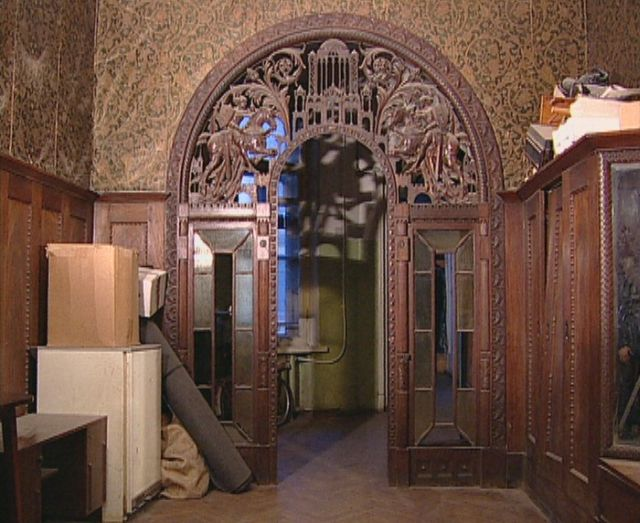
#> input picture Chapter002/images/communal_apartments_01.jpg, 640 x 523 px
$ python HistogramClassifier.py
#> lines starting #> are read from the running program, lines starting #| are printed output that depends on the picture
#!/usr/bin/env python


import numpy # Hint to PyInstaller
import cv2
import scipy.io
import scipy.sparse

class HistogramClassifier(object):

    def __init__(self):

        self.verbose = False
        self.minimumSimilarityForPositiveLabel = 0.075

        self._channels = range(3)
        self._histSize = [256] * 3
        self._ranges = [0, 255] * 3
        self._references = {}

    def _createNormalizedHist(self, image, sparse):
        # Create the histogram.
        hist = cv2.calcHist([image], self._channels, None,
                            self._histSize, self._ranges)
        # Normalize the histogram.
        hist[:] = hist * (1.0 / numpy.sum(hist))
        # Convert the histogram to one column for efficient storage.
        hist = hist.reshape(16777216, 1)  # 16777216 == pow(2, 24)
        if sparse:
            # Convert the histogram to a sparse matrix.
            hist = scipy.sparse.csc_matrix(hist)
        return hist

    def addReference(self, image, label):
        hist = self._createNormalizedHist(image, True)
        if label not in self._references:
            self._references[label] = [hist]
        else:
            self._references[label] += [hist]

    def addReferenceFromFile(self, path, label):
#> called with path = 'images/communal_apartments_01.jpg', label = 'Stalinist, interior'
        image = cv2.imread(path, cv2.IMREAD_COLOR)
#> image is the input picture: shape (523, 640, 3); mean B, G, R 66.8, 79, 105.8
        self.addReference(image, label)

    # [49 lines left out: functions classify, classifyFromFile, serialize, deserialize, not called in this run]

def main():
    classifier = HistogramClassifier()
    classifier.verbose = True

    # 'Stalinist, interior' reference images
    classifier.addReferenceFromFile(
            'images/communal_apartments_01.jpg',
            'Stalinist, interior')
    classifier.addReferenceFromFile(
            'images/communal_apartments_04.jpg',
            'Stalinist, interior')
#> call 2 of addReferenceFromFile, with path = 'images/communal_apartments_04.jpg', label = 'Stalinist, interior'
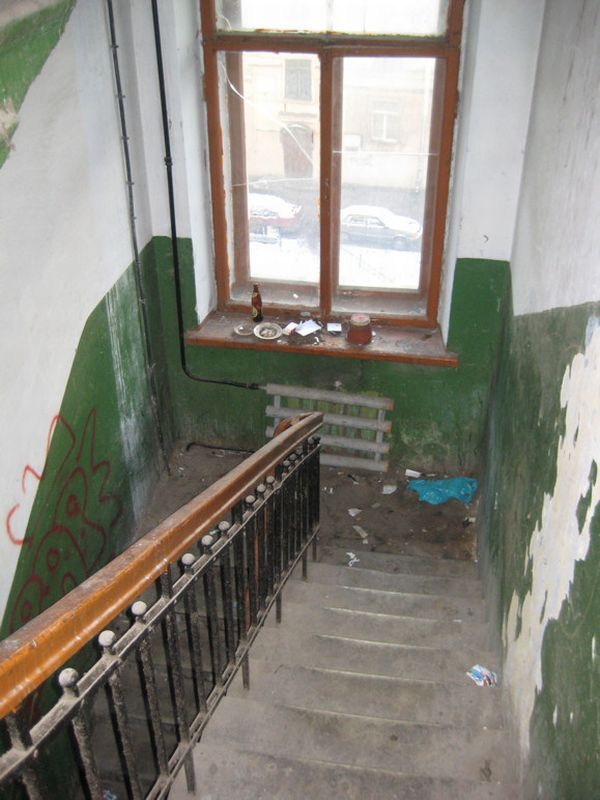
#> input picture Chapter002/images/communal_apartments_04.jpg, 600 x 800 px
#> in addReferenceFromFile, image is the input picture: shape (800, 600, 3); mean B, G, R 125.2, 134.1, 136.6
    classifier.addReferenceFromFile(
            'images/communal_apartments_13.jpg',
            'Stalinist, interior')
#> call 3 of addReferenceFromFile, with path = 'images/communal_apartments_13.jpg', label = 'Stalinist, interior'
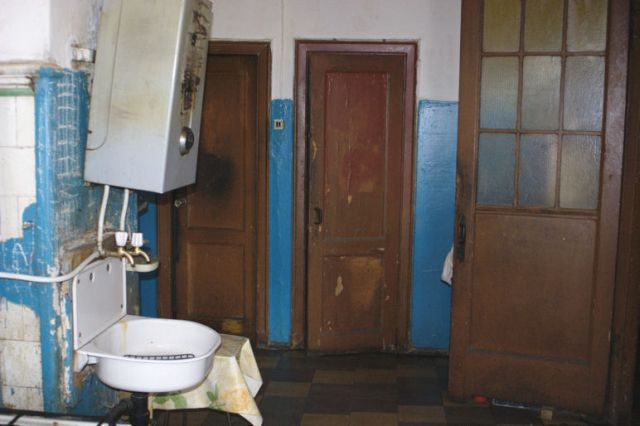
#> input picture Chapter002/images/communal_apartments_13.jpg, 640 x 426 px
#> in addReferenceFromFile, image is the input picture: shape (426, 640, 3); mean B, G, R 96.7, 100.1, 105.4
    classifier.addReferenceFromFile(
            'images/communal_apartments_19.jpg',
            'Stalinist, interior')
#> call 4 of addReferenceFromFile, with path = 'images/communal_apartments_19.jpg', label = 'Stalinist, interior'
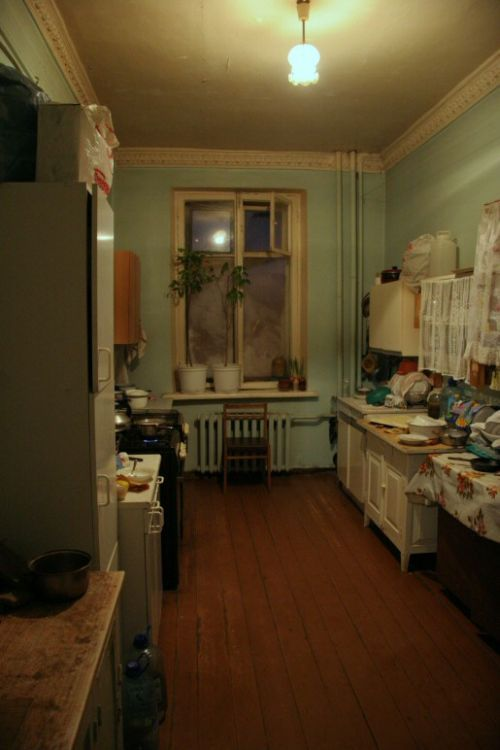
#> input picture Chapter002/images/communal_apartments_19.jpg, 500 x 750 px
#> in addReferenceFromFile, image is the input picture: shape (750, 500, 3); mean B, G, R 36, 65.6, 83.5
    classifier.addReferenceFromFile(
            'images/magangue_room.jpg',
            'Stalinist, interior')
    classifier.addReferenceFromFile(
            'images/moscow_concrete_hall.jpg',
            'Stalinist, interior')
    classifier.addReferenceFromFile(
            'images/moscow_flat_30.jpg',
            'Stalinist, interior')
    classifier.addReferenceFromFile(
            'images/moscow_flat_31.jpg',
            'Stalinist, interior')
    classifier.addReferenceFromFile(
            'images/moscow_flat_36.jpg',
            'Stalinist, interior')
    classifier.addReferenceFromFile(
            'images/moscow_flat_43.jpg',
            'Stalinist, interior')

    # 'Stalinist, exterior' reference images
    classifier.addReferenceFromFile(
            'images/murmansk_exterior.jpg',
            'Stalinist, exterior')
    classifier.addReferenceFromFile(
            'images/norilsk_exterior.jpg',
            'Stalinist, exterior')
    classifier.addReferenceFromFile(
            'images/st_petersburg_exterior.jpg',
            'Stalinist, exterior')

    # 'Luxury, interior' reference images
    classifier.addReferenceFromFile(
            'images/dubai_damac_heights.jpg',
            'Luxury, interior')
    classifier.addReferenceFromFile(
            'images/kazan_jacuzzi.jpg',
            'Luxury, interior')
    classifier.addReferenceFromFile(
            'images/london_holland_park.jpg',
            'Luxury, interior')
    classifier.addReferenceFromFile(
            'images/miami_beach.jpg',
            'Luxury, interior')
    classifier.addReferenceFromFile(
            'images/miami_moroccan_inspired.jpg',
            'Luxury, interior')
    classifier.addReferenceFromFile(
            'images/panama_casa_del_horno.jpg',
            'Luxury, interior')
    classifier.addReferenceFromFile(
            'images/panama_pacific_point.jpg',
            'Luxury, interior')
    classifier.addReferenceFromFile(
            'images/sydney_potts_point.jpg',
            'Luxury, interior')

    # 'Luxury, exterior' reference images
    classifier.addReferenceFromFile(
            'images/buenos_aires_recoleta_exterior.jpg',
            'Luxury, exterior')
    classifier.addReferenceFromFile(
            'images/herradura_exterior.jpg',
            'Luxury, exterior')
    classifier.addReferenceFromFile(
            'images/nuevo_vallarta_grand_maya.jpg',
            'Luxury, exterior')
    classifier.addReferenceFromFile(
            'images/panama_trump_exterior.jpg',
            'Luxury, exterior')

    classifier.serialize('classifier.mat')
    classifier.deserialize('classifier.mat')
    classifier.classifyFromFile('images/dubai_damac_heights.jpg')
    classifier.classifyFromFile('images/communal_apartments_01.jpg')

if __name__ == '__main__':
#> (the run stopped early here; a loop or call above may not have finished)
